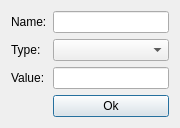
<?xml version="1.0" encoding="UTF-8"?>
<ui version="4.0">
 <class>VarEditWindow</class>
 <widget class="QDialog" name="VarEditWindow">
  <property name="geometry">
   <rect>
    <x>0</x>
    <y>0</y>
    <width>180</width>
    <height>125</height>
   </rect>
  </property>
  <property name="minimumSize">
   <size>
    <width>180</width>
    <height>0</height>
   </size>
  </property>
  <property name="maximumSize">
   <size>
    <width>16777215</width>
    <height>16777215</height>
   </size>
  </property>
  <property name="windowTitle">
   <string>VarEditWindow</string>
  </property>
  <property name="locale">
   <locale language="English" country="UnitedStates"/>
  </property>
  <layout class="QGridLayout" name="gridLayout">
   <item row="0" column="0">
    <widget class="QLabel" name="nameLabel">
     <property name="text">
      <string>Name:</string>
     </property>
    </widget>
   </item>
   <item row="0" column="1">
    <widget class="QLineEdit" name="nameEdit"/>
   </item>
   <item row="1" column="0">
    <widget class="QLabel" name="typeLabel">
     <property name="text">
      <string>Type:</string>
     </property>
    </widget>
   </item>
   <item row="1" column="1">
    <widget class="QComboBox" name="typeComboBox"/>
   </item>
   <item row="2" column="0">
    <widget class="QLabel" name="valueLabel">
     <property name="text">
      <string>Value:</string>
     </property>
    </widget>
   </item>
   <item row="2" column="1">
    <widget class="QLineEdit" name="valueEdit"/>
   </item>
   <item row="4" column="1">
    <widget class="QPushButton" name="okButton">
     <property name="text">
      <string>Ok</string>
     </property>
    </widget>
   </item>
   <item row="3" column="1">
    <spacer name="verticalSpacer">
     <property name="orientation">
      <enum>Qt::Vertical</enum>
     </property>
     <property name="sizeHint" stdset="0">
      <size>
       <width>20</width>
       <height>40</height>
      </size>
     </property>
    </spacer>
   </item>
  </layout>
 </widget>
 <layoutdefault spacing="6" margin="11"/>
 <resources/>
 <connections/>
</ui>
